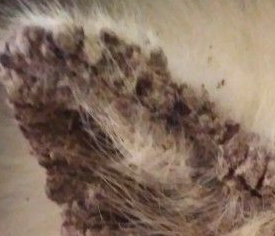
#> input picture dataset/skabies/0.png, 275 x 236 px
$ jupyter execute --allow-errors 'Demo Program.ipynb'   (older library calls are emulated)
#> lines starting #> are read from the running program, lines starting #| are printed output that depends on the picture
[cell 1]
from PIL import Image
import os
import matplotlib.pyplot as plt
import matplotlib.image as mpimg
import numpy as np
import cv2
from skimage.feature import local_binary_pattern
from skimage.feature import greycoprops
from skimage.feature import greycomatrix
from sklearn.model_selection import train_test_split
from sklearn.metrics import accuracy_score
from sklearn.model_selection import KFold
from scikitplot.metrics import plot_confusion_matrix
from sklearn.metrics import classification_report
from sklearn.utils import shuffle
from sklearn.model_selection import StratifiedKFold
from sklearn.model_selection import cross_val_score

[cell 2]
i = 0
def load_dataset(kelas):
    image = []
    label = []
    global i
    fld = "./dataset/"+kelas
    if kelas=="skabies":
        f = 'skabies'
    elif kelas=="demodex":
        f = 'demodex'
    elif kelas=="sehat":
        f = 'sehat'

    for filename in os.listdir(fld):
        img = cv2.imread(fld + '/' + filename)
        image.append(img)
        label.append((i,f,filename))
        i+=1

    return image,label

[cell 3]
def pre(data):
    arr_prep = []
    for i in range(len(data)):
        image_rgb = cv2.cvtColor(data[i], cv2.COLOR_BGR2GRAY)
        arr_prep.append(image_rgb)
    return arr_prep

[cell 4]
def Sharpening(data):
    arr_sharp = []
    for i in range(len(data)):
        sharpen = np.array([[-1,-1,-1],[-1, 9,-1],[-1,-1,-1]])
        imgsharp = cv2.filter2D(data[i],-1,sharpen)
        arr_sharp.append(imgsharp)
    return arr_sharp

[cell 5]
def clahe(data):
    arr_clahe = []
    for i in range(len(data)):
        clahe = cv2.createCLAHE(clipLimit=2.0, tileGridSize=(8,8))
        cl1 = clahe.apply(data[i])
        arr_clahe.append(cl1)
    return arr_clahe

[cell 6]
def extractLBP(p,r,img):

    n_points = p
    radius = r

    lbp = local_binary_pattern(img, n_points, radius, method='uniform')
    n_bins = int(lbp.max() + 1)
    hist, _ = np.histogram(lbp.ravel(), bins=n_bins, range=(0, n_bins))
    hist = hist.astype("float")
    hist /= (hist.sum() + (1e-7))
    return hist
def featureExtraction(p,r,arr):
    arr_feature=[]
    for i in range(np.shape(arr)[0]):
        arr_feature.append(extractLBP(p,r,arr[i]))
    return arr_feature

[cell 7]
skabies,l_skabies = load_dataset("skabies")
#> in load_dataset, img is the input picture: shape (236, 275, 3); mean B, G, R 95.5, 111, 132.4
#> skabies = 1 item; l_skabies = [(0, 'skabies', '0.png')]
#> (the rest of this cell did not finish here and is left out)


[cell 8]
pre_skabies = pre(skabies)
#> the loop in pre, `for i in range(len(data)):` made 1 pass
#> pass 1, in pre, `image_rgb = cv2.cvtColor(data[i], cv2.COLOR_BGR2GRAY)`:
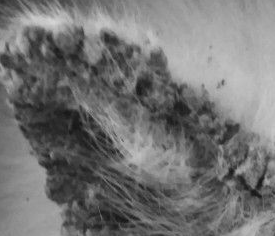
#> image_rgb: shape (236, 275); min 18, max 214, mean 115.6
#> after the loop in pre, `for i in range(len(data)):`: arr_prep = 1 item
#> pre_skabies = 1 item
#> (the rest of this cell did not finish here and is left out)
